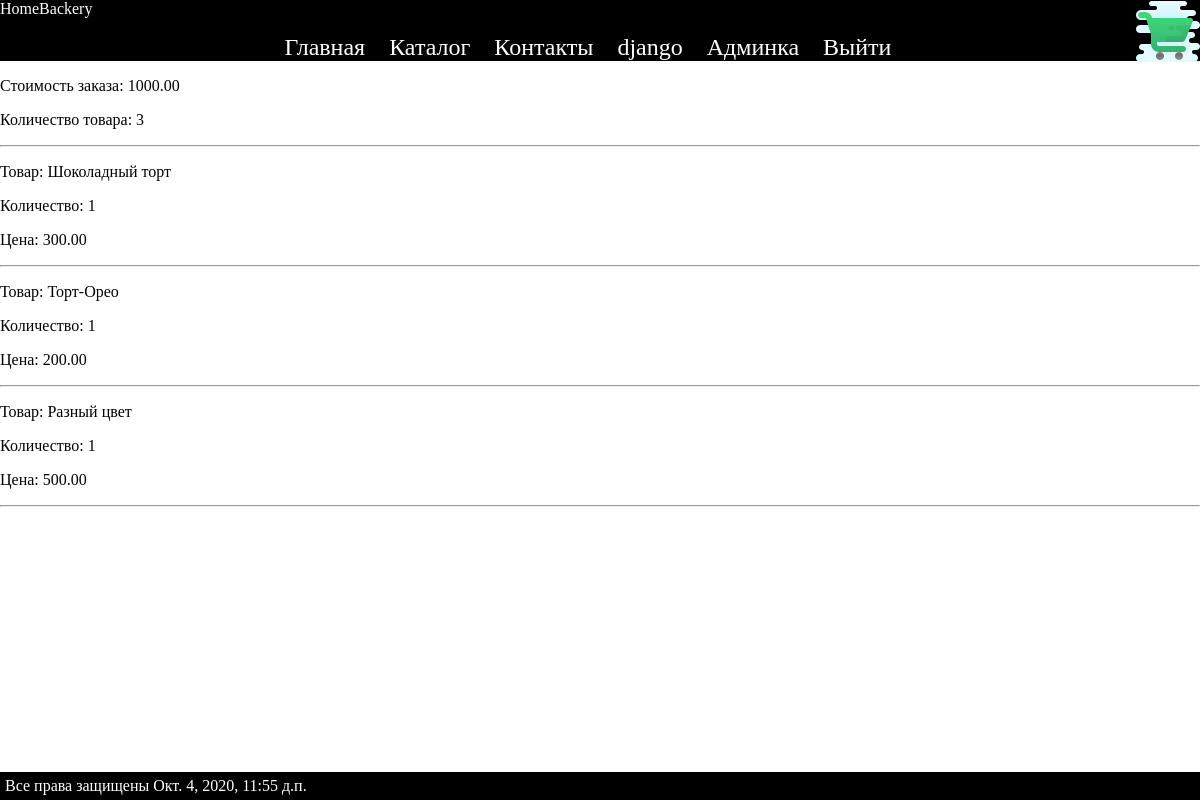
Page /orders/list/9/ (signed in) on the earlier database version.
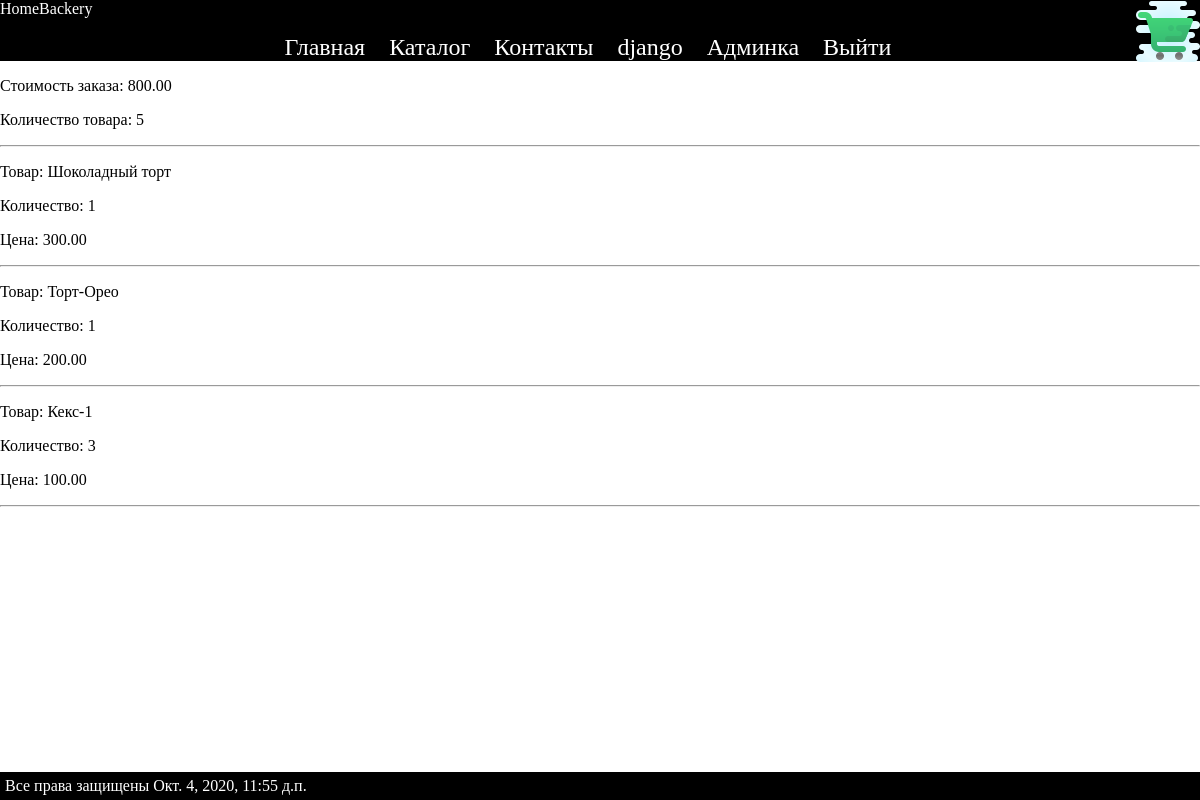
Same page on the later database version.
### ordersapp/models.py (models this page shows)
class Order(models.Model):
    FORMING = 'F'
    PAID = 'P'
    READY = 'R'
    CANCEL = 'C'
    ORDER_STATUS_CHOICES = (
        (FORMING, 'формируется'),
        (PAID, 'оплачен'),
        (READY, 'готов к выдаче'),
        (CANCEL, 'отменен'),
    )
    user = models.ForeignKey(get_user_model(), on_delete=models.CASCADE)
    created = models.DateTimeField(verbose_name='создан', auto_now_add=True)
    updated = models.DateTimeField(verbose_name='обновлен', auto_now=True)
    status = models.CharField(verbose_name='статус',
                              max_length=1,
                              choices=ORDER_STATUS_CHOICES,
                              default=FORMING)
    is_active = models.BooleanField(verbose_name='активен', default=True)
    def get_total_sum(self):
        sum = 0
        for i in self.orderitem_set.all():
            sum += i.product.price * i.quantity
        return sum
    def get_items_count(self):
        count = 0
        for i in self.orderitem_set.all():
            count += i.quantity
        return count

class OrderItem(models.Model):
    order = models.ForeignKey(Order, on_delete=models.CASCADE)  # related_name="items"
    product = models.ForeignKey(Product, verbose_name='продукт', on_delete=models.CASCADE)
    quantity = models.PositiveIntegerField(verbose_name='количество', default=0)

### mainapp/models.py (models this page shows, shortened)
class Product(models.Model):
    category = models.ForeignKey(Catalog, on_delete=models.CASCADE, verbose_name="Категория")
    name = models.CharField(verbose_name='Название', max_length=64, null=True)
    text = models.TextField(verbose_name='Описание', blank=True)
    img = models.ImageField(verbose_name='Картинка', upload_to="product_img", blank=True)
    price = models.DecimalField(verbose_name='Цена', max_digits=6,decimal_places=2, null=False, default=0)
    count = models.IntegerField(default=0, verbose_name="Количество")
    is_active = models.BooleanField(default=True)

### ordersapp/views.py (the view)
# urls.py: path('list/<int:pk>/', ordersapp.OrderDetail.as_view(), name="read"),
class OrderDetail(PageMainTitleMixin, LoginRequiredMixin, DetailView):
    main_title = "просмотреть заказ"
    model = Order
    def get_context_data(self, *, object_list=None, **kwargs):
        data = super().get_context_data(object_list=None, **kwargs)
        order = data['object']
        order_item = OrderItem.objects.filter(order=order)
        data['object_list'] = order_item
        return data

### mainapp/context_processors.py (called while the page is built)
def time(request):
    return {
        "time": now()
    }

### ordersapp/views.py (called while the page is built)
    def get_context_data(self, *, object_list=None, **kwargs):  # для измениния контекста
        data = super().get_context_data(object_list=None, **kwargs)
        data['main_title'] = self.main_title
        return data

### ordersapp/templates/ordersapp/order_detail.html
{% extends "mainapp/root.html"%}
{% block content %}
    {% include "mainapp/includes/inc__header.html" %}
    <p>Стоимость заказа: {{ object.get_total_sum }}</p>
    <p>Количество товара: {{ object.get_items_count }}</p>
    <hr>
    {% for i in object_list %}
            <p>Товар: {{ i.product.name }}</p>
            <p>Количество: {{ i.quantity }}</p>
            <p>Цена: {{ i.product.price }}</p>
            <hr>
    {% endfor %}
{% endblock %}

Differences in the rows shown:
changed Order: get_total_sum "1000.00" → "800.00"; get_items_count "3" → "5"
changed OrderItem: product.name "Разный цвет" → "Кекс-1"; quantity "1" → "3"; product.price "500.00" → "100.00"
